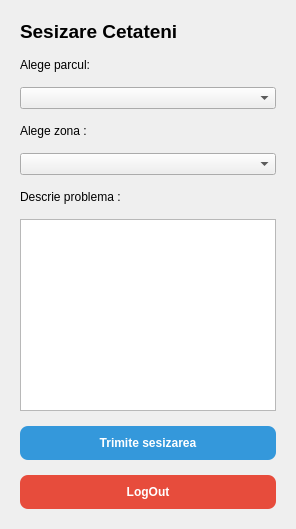
      <widget class="QWidget" name="page_3">
       <property name="styleSheet">
        <string notr="true">/* Butonul de Trimite Sesizarea (Albastru) */
QPushButton#btnTrimiteSesizareaGuest {
    background-color: #3498db;
    color: white;
    border-radius: 8px;
    padding: 10px;
    font-weight: bold;
    border: none;
}

QPushButton#btnTrimiteSesizareaGuest:hover {
    background-color: #2980b9;
}

QPushButton#btnTrimiteSesizareaGuest:pressed {
    background-color: #1c598a;
}

/* Butonul de LogOut / Back (Roșu) */
QPushButton#btnLogoutGuest, QPushButton#btnLogoutAdmin, QPushButton#btnLogoutAngajat {
    background-color: #e74c3c;
    color: white;
    border-radius: 8px;
    padding: 10px;
    font-weight: bold;
    border: none;
}

QPushButton#btnLogoutGuest:hover, QPushButton#btnLogoutAdmin:hover, QPushButton#btnLogoutAngajat:hover {
    background-color: #c0392b;
}

QPushButton#btnLogoutGuest:pressed, QPushButton#btnLogoutAdmin:pressed, QPushButton#btnLogoutAngajat:pressed {
    background-color: #a93226;
}</string>
       </property>
       <layout class="QVBoxLayout" name="verticalLayout_5">
        <property name="spacing">
         <number>15</number>
        </property>
        <property name="leftMargin">
         <number>20</number>
        </property>
        <property name="topMargin">
         <number>20</number>
        </property>
        <property name="rightMargin">
         <number>20</number>
        </property>
        <property name="bottomMargin">
         <number>20</number>
        </property>
        <item>
         <widget class="QLabel" name="label_4">
          <property name="font">
           <font>
            <family>Segoe UI</family>
            <pointsize>14</pointsize>
            <bold>true</bold>
           </font>
          </property>
          <property name="text">
           <string>Sesizare Cetateni</string>
          </property>
         </widget>
        </item>
        <item>
         <widget class="QLabel" name="label_8">
          <property name="text">
           <string>Alege parcul: </string>
          </property>
         </widget>
        </item>
        <item>
         <widget class="QComboBox" name="comboParcGuest"/>
        </item>
        <item>
         <widget class="QLabel" name="label_9">
          <property name="text">
           <string>Alege zona :</string>
          </property>
         </widget>
        </item>
        <item>
         <widget class="QComboBox" name="comboZonaGuest"/>
        </item>
        <item>
         <widget class="QLabel" name="label_10">
          <property name="text">
           <string>Descrie problema :</string>
          </property>
         </widget>
        </item>
        <item>
         <widget class="QTextEdit" name="textSesizareGuest"/>
        </item>
        <item>
         <widget class="QPushButton" name="btnTrimiteSesizareaGuest">
          <property name="text">
           <string>Trimite sesizarea</string>
          </property>
         </widget>
        </item>
        <item>
         <widget class="QPushButton" name="btnLogoutGuest">
          <property name="text">
           <string>LogOut</string>
          </property>
         </widget>
        </item>
       </layout>
      </widget>
